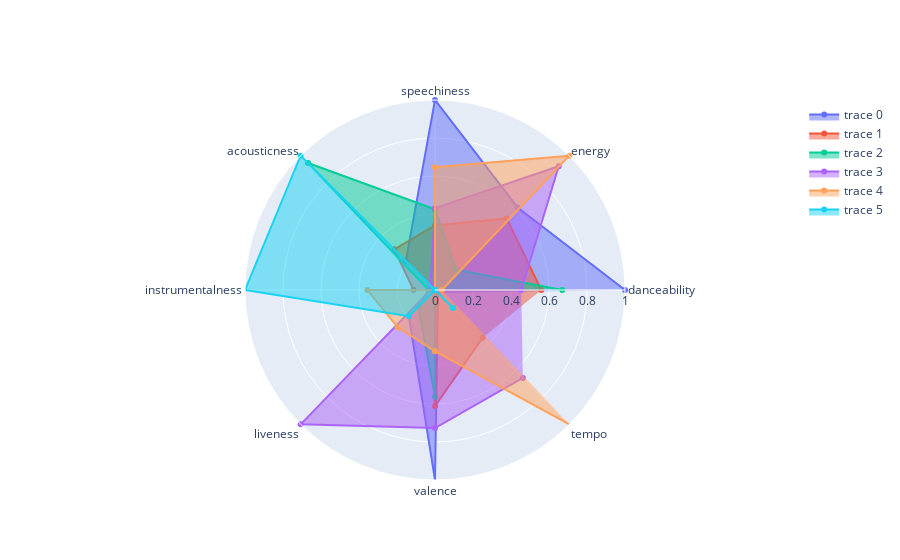

The code cell stored with this chart in its notebook:
### Code cell
import plotly.graph_objects as go
from sklearn.preprocessing import MinMaxScaler

cluster_mean = clustering_df.groupby(['Cluster']).mean()

x = cluster_mean.values #returns a numpy array
min_max_scaler = MinMaxScaler()
x_scaled = min_max_scaler.fit_transform(x)
cluster_mean = pd.DataFrame(x_scaled)

categories = ['danceability','energy','speechiness','acousticness', 'instrumentalness','liveness','valence','tempo']

fig = go.Figure()

for index, row in cluster_mean.iterrows():
    fig.add_trace(go.Scatterpolar(
      r=row,
      theta=categories,
      fill='toself',
    ))

fig.update_layout(
  polar=dict(
    radialaxis=dict(
      visible=True,
      range=[0, 1]
    )),
  showlegend=True
)

fig.show()
#fig.write_image("radar.png")

### Figure 1 — Plotly figure (JSON) as saved in the notebook; plotly's stock layout.template omitted (floating-point values rounded to 4 significant figures)
{"data": [{"fill": "toself", "r": [1, 0.6147, 1, 0.2166, 0, 0.1948, 1.0, 0.02184], "theta": ["danceability", "energy", "speechiness", "acousticness", "instrumentalness", "liveness", "valence", "tempo"], "type": "scatterpolar"}, {"fill": "toself", "r": [0.5593, 0.5329, 0.34, 0.3031, 0.1126, 0, 0.6113, 0.3547], "theta": ["danceability", "energy", "speechiness", "acousticness", "instrumentalness", "liveness", "valence", "tempo"], "type": "scatterpolar"}, {"fill": "toself", "r": [0.6699, 0.1532, 0.4245, 0.945, 0.03348, 0.1254, 0.5614, 0], "theta": ["danceability", "energy", "speechiness", "acousticness", "instrumentalness", "liveness", "valence", "tempo"], "type": "scatterpolar"}, {"fill": "toself", "r": [0.4537, 0.9209, 0.4304, 0.03359, 0.02327, 1, 0.7265, 0.6544], "theta": ["danceability", "energy", "speechiness", "acousticness", "instrumentalness", "liveness", "valence", "tempo"], "type": "scatterpolar"}, {"fill": "toself", "r": [0.0364, 1, 0.646, 0, 0.3562, 0.2781, 0.322, 1.0], "theta": ["danceability", "energy", "speechiness", "acousticness", "instrumentalness", "liveness", "valence", "tempo"], "type": "scatterpolar"}, {"fill": "toself", "r": [0, 0, 0, 1.0, 1.0, 0.1944, 0, 0.1339], "theta": ["danceability", "energy", "speechiness", "acousticness", "instrumentalness", "liveness", "valence", "tempo"], "type": "scatterpolar"}], "layout": {"polar": {"radialaxis": {"range": [0, 1], "visible": true}}, "showlegend": true}}
